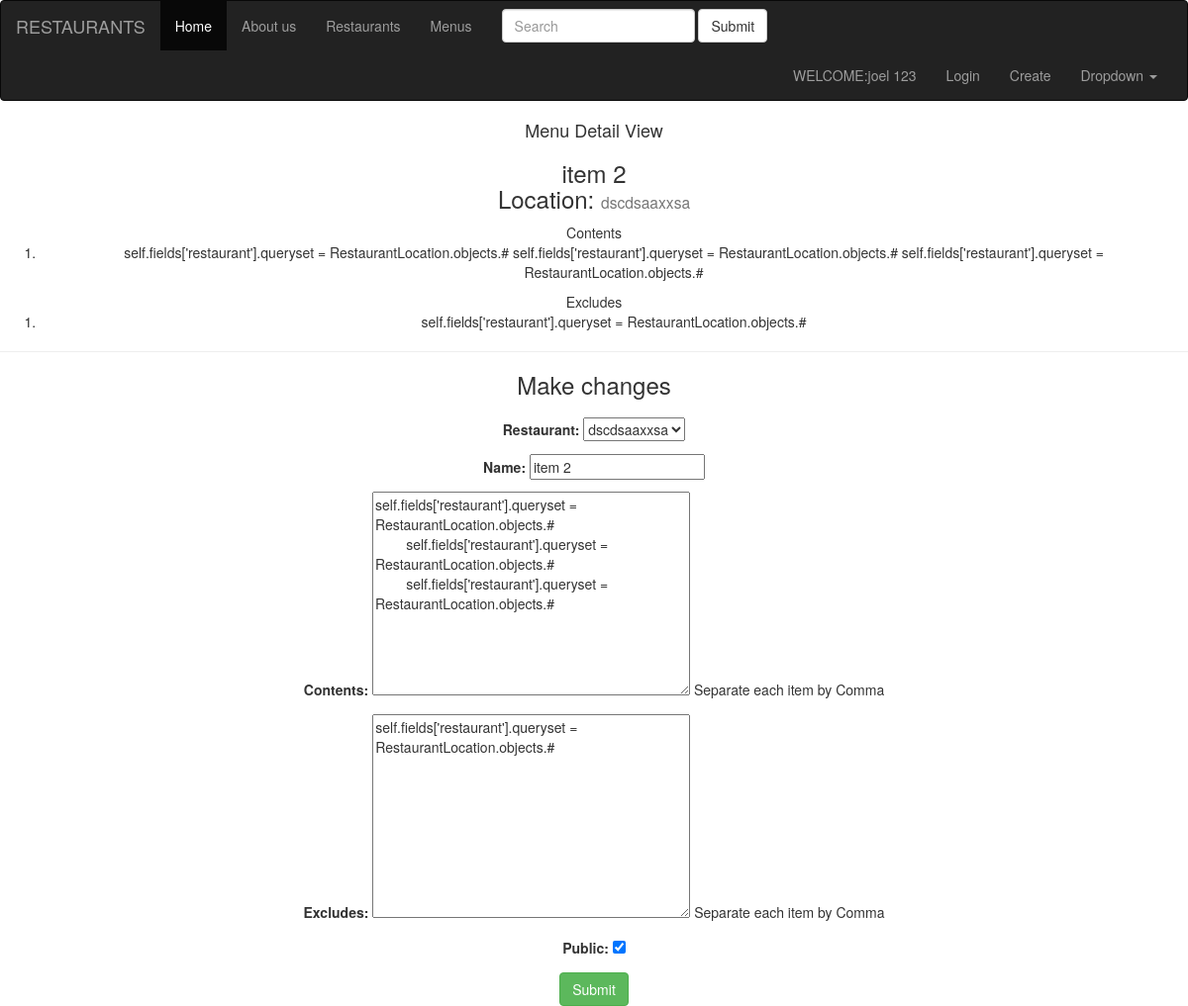
/menus/7/ (signed in), run on an earlier commit of the app's database.
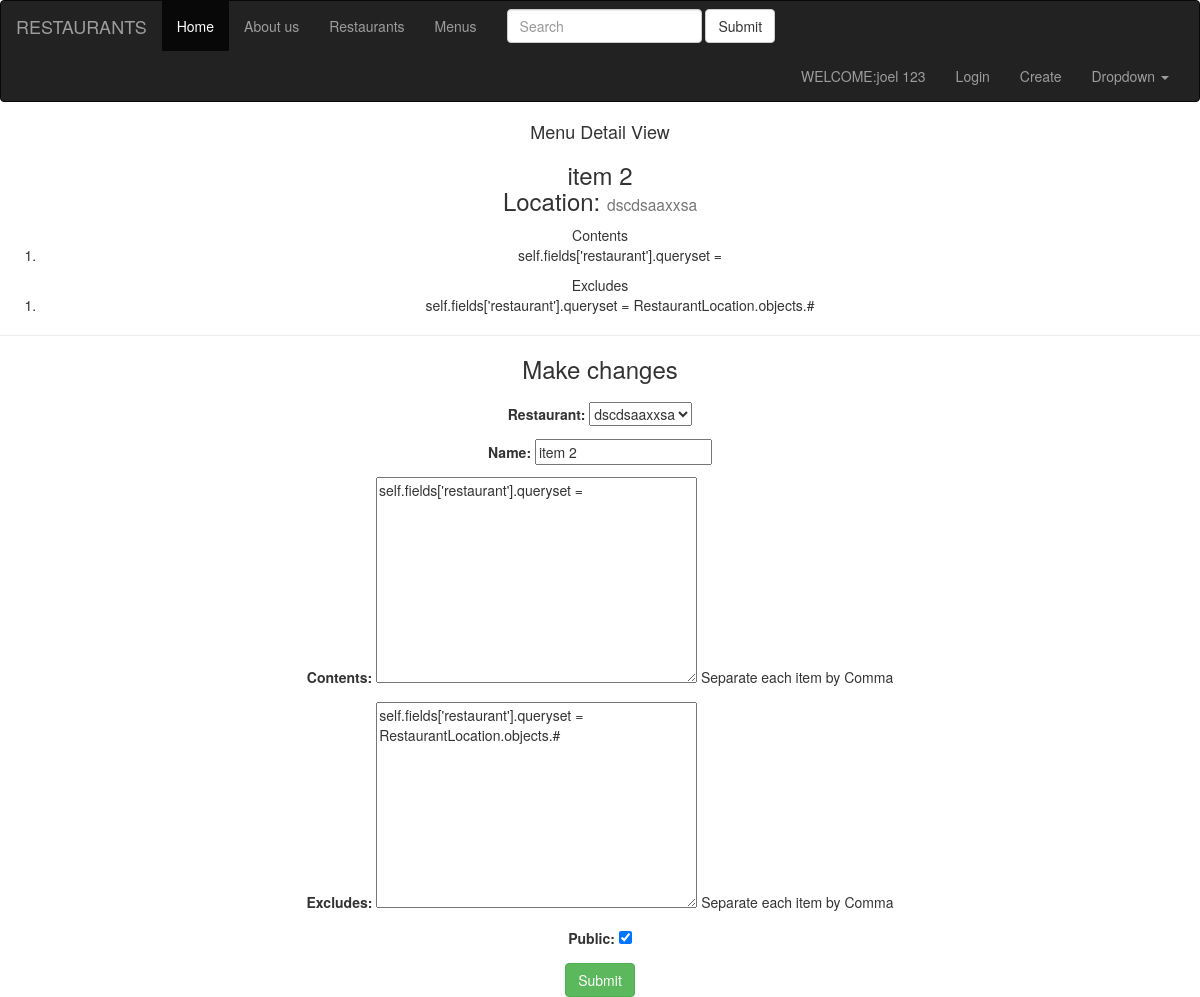
And on a later commit of the database.
### menus/models.py (models this page shows, shortened)
class Item(models.Model):
    user        = models.ForeignKey(settings.AUTH_USER_MODEL)
    restaurant  = models.ForeignKey(RestaurantLocation)
    name        = models.CharField(max_length=300)
    contents    = models.TextField(help_text='Separate each item by Comma')
    excludes    = models.TextField(blank=True, null=True,help_text='Separate each item by Comma')
    public      = models.BooleanField(default=True)
    timestamp   = models.DateTimeField(auto_now_add=True)  #when it was created/ added
    updated     = models.DateTimeField(auto_now=True) #when it was updated/changed
    class Meta:
        ordering = ['-updated','-timestamp']
    def get_contents(self):
        return self.contents.split(",")
    def get_excludes(self):
        return self.excludes.split(",")

### restaurants/models.py (models this page shows, shortened)
class RestaurantLocation(models.Model):
    owner     =      models.ForeignKey(User)
    name      =      models.CharField(max_length=120)
    location  =      models.CharField(max_length=120,blank=True, null=True)
    category  =      models.CharField(max_length=120,blank=False, null=True)
    timestamp =      models.DateTimeField(auto_now_add=True)  #when it was created/ added
    updated   =      models.DateTimeField(auto_now=True) #when it was updated/changed
    slug      =      models.SlugField(unique=True,blank=True, null=True)
    def __str__(self):
        return self.name

### menus/views.py (the view)
# urls.py: url(r'^(?P<pk>\d+)/$',ItemUpdateView.as_view(),name='detail'),
class ItemUpdateView(LoginRequiredMixin,UpdateView):
    form_class = ItemForm
    template_name = 'menus/detail-update.html'
    def get_queryset(self):
        return Item.objects.filter(user=self.request.user)
    def get_form_kwargs(self):
        kwargs = super(ItemUpdateView,self).get_form_kwargs()
        kwargs['user'] = self.request.user
        return kwargs

### menus/forms.py
class ItemForm(forms.ModelForm):
    class Meta:
        model = Item
        fields = [
            'restaurant',
            'name',
            'contents',
            'excludes',
            'public'
        ]
    def __init__(self,user=None, *args, **kwargs):
        print(user)
        super(ItemForm,self).__init__(*args,**kwargs)
        self.fields['restaurant'].queryset = RestaurantLocation.objects.filter(owner=user)#.exclude(item__isnull=False)#none()

### accounts/models.py (called while the page is built)
    def __str__(self):
        return self.email

    @property
    def is_active(self):
        return self.active

### menus/templates/menus/detail-update.html (shortened to what this page needs)
{% extends "restaurants/base.html" %}
{% block content %}
<h4 style="text-align:center;">Menu Detail View</h4>
<div style="text-align:center;">
    <h3>{{form.instance.name}} <br>
Location: <small>{{form.instance.restaurant.name}}</small></h3>
    {% if form.instance.contents %}
    Contents
            <ol>
                {% for item in form.instance.get_contents  %}
                    <li>{{item}}</li>
                {% endfor %}
            </ol>
            {% endif %}
            {% if form.instance.excludes %}
            Excludes
            <ol>
                {% for item in form.instance.get_excludes  %}
                    <li>{{item}}</li>
                {% endfor %}
            </ol>
            {% endif %}
            <hr>
            <h3>Make changes</h3>
            {% include "restaurants/form-edit.html" with form=form %}
</div>
{% endblock content %}

### restaurants/templates/restaurants/form-edit.html (shortened to what this page needs)
{% block content %}
<div style="text-align:center;">
    <form action="" method="POST"> {% csrf_token %}
        {{form.as_p}}
        <input type="Submit" name="SUBMIT" class="btn btn-success">
    </form>
</div>
{% endblock content %}

What changed in the data, as far as the page shows it:
changed Item "item 2": contents "self.fields['restaurant'].queryset = RestaurantLocation.objects.# self.fields['restaurant'].queryset = RestaurantLocation.objects.# self.fields['restaurant'].queryset = RestaurantLocation.objects.#" → "self.fields['restaurant'].queryset ="
Also different on the page:
new list line: "self.fields['restaurant'].queryset ="
list line gone: "self.fields['restaurant'].queryset = RestaurantLocation.objects.# self.fields['restaurant'].queryset = RestaurantLocation.objects.# self.fields['restaurant'].queryset = RestaurantLocation.objects.#"
